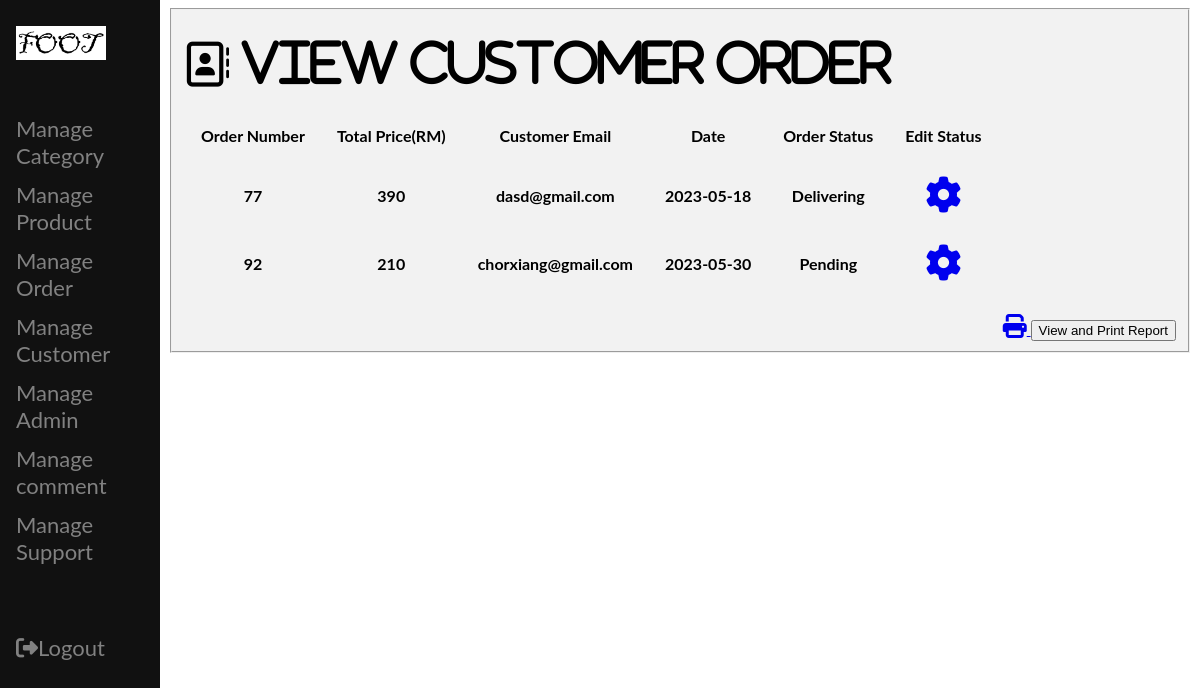
The app's page /manageorder.php (signed in) with its own data.
### tables this page shows
CREATE TABLE `history` (
  `her_id` int(11) NOT NULL,
  `order_num` int(11) NOT NULL,
  `her_shoesname` varchar(50) NOT NULL,
  `her_size` varchar(10) NOT NULL,
  `her_quantity` int(11) NOT NULL,
  `her_price` decimal(10,2) NOT NULL,
  `her_email` varchar(30) NOT NULL,
  `user_id` int(11) NOT NULL,
  `order_status` varchar(20) NOT NULL DEFAULT 'Pending',
  `her_date` date NOT NULL,
  `shoe_image` varchar(255) NOT NULL,
  `his_name` varchar(50) NOT NULL,
  `his_email` varchar(50) NOT NULL,
  `his_pn` varchar(30) NOT NULL,
  `his_address` varchar(80) NOT NULL,
  `his_state` varchar(20) NOT NULL,
  `his_code` varchar(30) NOT NULL,
  `his_cardnum` varchar(30) NOT NULL,
  `his_cardname` varchar(30) NOT NULL,
  `his_cardmonth` varchar(3) NOT NULL,
  `his_cardyear` varchar(3) NOT NULL,
  `his_securecode` varchar(5) NOT NULL,
  `total` int(30) NOT NULL
);

### manageorder.php (the view, shortened to what this page needs)
<?php
    include 'adminheader.php';
    include 'conn.php';
    $id =$_GET['admin_id'];
?>
<!DOCTYPE html>
<html lang="en">
<head>
    <link rel="stylesheet" href="https://cdnjs.cloudflare.com/ajax/libs/font-awesome/4.7.0/css/font-awesome.min.css">
</head>
<body>
<div id="wrapper">
<div class="middle">
    <fieldset>
    <?php
        $sql = "select * from history";
        $result = mysqli_query($conn,$sql);
        ?>
        <h1><i class="fa fa-address-book-o" style="font-size:45px"><b style="font-size: 50px;"> View Customer Order </b></i></h1>
      <table border="0px">
        <tr>
          <th>Order Number</th>
          <th>Total Price(RM)</th>
          <th>Customer Email</th>
          <th>Date</th>
          <th>Order Status</th>
          <th>Edit Status</th>
        </tr>
        <?php
        $prev_order_num = null;
    while ($row = mysqli_fetch_array($result)) {
        $order_num = $row["order_num"];
        if ($order_num != $prev_order_num) {
            echo "<tr>";
            echo "<th>$order_num</th>";
            echo "<th>{$row['total']}</th>";
            echo "<th>{$row['her_email']}</th>";
            echo "<th>{$row['her_date']}</th>";
            echo "<th>{$row['order_status']}</th>";
            echo "<th><a href=\"admin_morehistory.php?order_num={$row['order_num']}&user_id={$row['user_id']}&admin_id={$id}\" alt=\"update\"><i class=\"fa fa-cog\" style=\"font-size:36px\"></i></a></th>";
            echo "</tr>";
        }
        $prev_order_num = $order_num;
    }
		?>
      </table>
<p>
      <span class="right" ><a href="reportorder.php?admin_id=<?php echo $id ?>" alt="insert"> <i class='fa fa-print' style='font-size:24px'></i> <input type="button" value="View and Print Report"></span></p>
    </fieldset>
  </div>
</div>
</body>
</html>

### adminheader.php (style rules this page uses)
i { size: 20px; }
body { font-family: "Lato", sans-serif; }

### manageorder.php (style rules this page uses)
fieldset { background-color: #f2f2f2; font-weight: bold; }
.middle { margin: auto; padding-left: 160px; }
.right { float: right; }
td, th { padding: 15px ; }

### records on screen
history: order_num "77", total "390", her_email "dasd@gmail.com", her_date "2023-05-18", order_status "Delivering"
history: order_num "92", total "210", her_email "chorxiang@gmail.com", her_date "2023-05-30", order_status "Pending"
